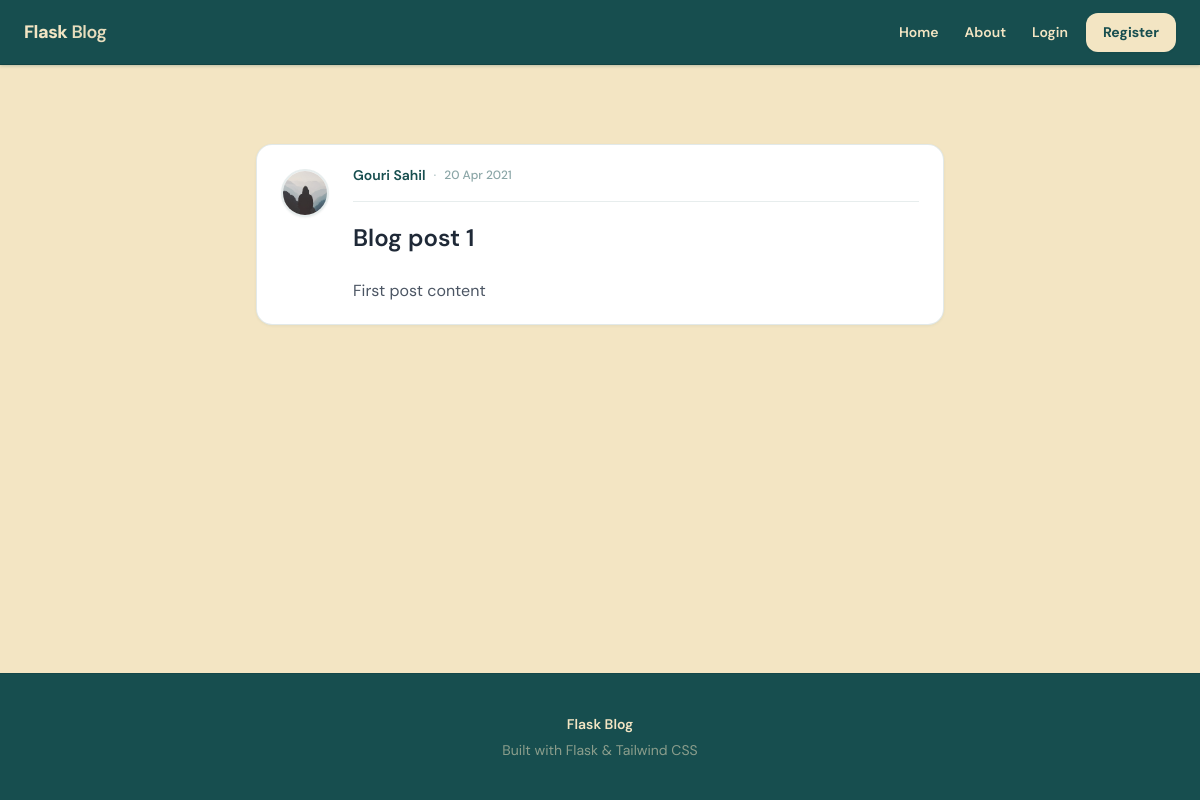
/post/1, run on the app's committed database.
### flaskblog/models.py (models this page shows, shortened)
class User(db.Model, UserMixin):
    id = db.Column(db.Integer, primary_key=True)
    username = db.Column(db.String(20), unique=True, nullable=False)
    email = db.Column(db.String(120), unique=True, nullable=False)
    image_file = db.Column(db.String(20), nullable=False, default='default.jpg')
    password = db.Column(db.String(60), nullable=False)
    posts = db.relationship('Post', backref='author', lazy=True)

class Post(db.Model):
    id = db.Column(db.Integer, primary_key=True)
    title = db.Column(db.String(100), nullable=False)
    date_posted = db.Column(db.DateTime, nullable=False, default=datetime.utcnow)
    content = db.Column(db.Text, nullable=False)
    user_id = db.Column(db.Integer, db.ForeignKey('user.id'), nullable=False)

### flaskblog/posts/routes.py (the view)
@posts.route("/post/<int:post_id>")
def post(post_id):
    post = Post.query.get_or_404(post_id)
    return render_template('post.html', title=post.title, post=post)

### flaskblog/templates/post.html (shortened to what this page needs)
{% extends "layout.html" %}
{% block content %}
	<div class="max-w-3xl mx-auto px-4 py-8">
		<article class="bg-white rounded-xl shadow-sm hover:shadow-md transition p-6 sm:p-8">
			<div class="flex flex-col gap-5 sm:flex-row sm:gap-6">
			<a href="{{ url_for('users.user_posts', username=post.author.username) }}" class="shrink-0 self-start sm:mt-1">
				<img class="h-12 w-12 rounded-full border-2 border-forest/10 object-cover shadow-sm" src="{{ url_for('static', filename='profile_pics/' + post.author.image_file) }}" alt="">
			</a>
			<div class="min-w-0 flex-1">
				<div class="flex flex-wrap items-center gap-2 border-b border-forest/10 pb-4 text-sm">
					<a class="font-semibold text-forest hover:text-forest-light hover:underline" href="{{ url_for('users.user_posts', username=post.author.username) }}">{{ post.author.username }}</a>
					<span class="text-forest/35" aria-hidden="true">·</span>
					<time class="text-xs font-medium tabular-nums text-forest/50">{{ post.date_posted.strftime('%d %b %Y') }}</time>
				</div>
				<h1 class="mt-5 text-2xl font-semibold text-gray-800">{{ post.title }}</h1>
				<div class="post-content-body mt-6 whitespace-pre-line text-gray-600 leading-relaxed">{{ post.content }}</div>
			</div>
		</div>
		</article>
	</div>
{% endblock content %}

### flaskblog/static/main.css (style rules this page uses)
html, :host { line-height: 1.5; -webkit-text-size-adjust: 100%; -moz-tab-size: 4; -o-tab-size: 4; tab-size: 4; font-family: DM Sans, ui-sans-serif, system-ui, sans-serif; font-feature-settings: normal; font-variation-settings: normal; -webkit-tap-highlight-color: transparent; }
body { margin: 0; line-height: inherit; }
h1, h2, h3, h4, h5, h6 { font-size: inherit; font-weight: inherit; }
a { color: inherit; text-decoration: inherit; }
blockquote, dl, dd, h1, h2, h3, h4, h5, h6, hr, figure, p, pre { margin: 0; }
img, svg, video, canvas, audio, iframe, embed, object { display: block; vertical-align: middle; }
img, video { max-width: 100%; height: auto; }
html { scroll-behavior: smooth; }
body { font-family: DM Sans, ui-sans-serif, system-ui, sans-serif; --tw-text-opacity: 1; color: rgb(23 78 79 / var(--tw-text-opacity, 1)); -webkit-font-smoothing: antialiased; -moz-osx-font-smoothing: grayscale; }
.mx-auto { margin-left: auto; margin-right: auto; }
.mt-5 { margin-top: 1.25rem; }
.mt-6 { margin-top: 1.5rem; }
.flex { display: flex; }
.h-12 { height: 3rem; }
.h-full { height: 100%; }
.min-h-screen { min-height: 100vh; }
.w-12 { width: 3rem; }
.min-w-0 { min-width: 0px; }
.max-w-3xl { max-width: 48rem; }
.flex-1 { flex: 1 1 0%; }
.shrink-0 { flex-shrink: 0; }
.flex-col { flex-direction: column; }
.flex-wrap { flex-wrap: wrap; }
.items-center { align-items: center; }
.gap-2 { gap: 0.5rem; }
.gap-5 { gap: 1.25rem; }
.self-start { align-self: flex-start; }
.whitespace-pre-line { white-space: pre-line; }
.rounded-full { border-radius: 9999px; }
.rounded-xl { border-radius: 0.75rem; }
.border-2 { border-width: 2px; }
.border-b { border-bottom-width: 1px; }
.border-forest\/10 { border-color: rgb(23 78 79 / 0.1); }
.bg-white { --tw-bg-opacity: 1; background-color: rgb(255 255 255 / var(--tw-bg-opacity, 1)); }
.bg-\[\#F3E5C3\] { --tw-bg-opacity: 1; background-color: rgb(243 229 195 / var(--tw-bg-opacity, 1)); }
.object-cover { -o-object-fit: cover; object-fit: cover; }
.p-6 { padding: 1.5rem; }
.px-4 { padding-left: 1rem; padding-right: 1rem; }
.py-8 { padding-top: 2rem; padding-bottom: 2rem; }
.pb-4 { padding-bottom: 1rem; }
.text-2xl { font-size: 1.5rem; line-height: 2rem; }
.text-sm { font-size: 0.875rem; line-height: 1.25rem; }
.text-xs { font-size: 0.75rem; line-height: 1rem; }
.font-medium { font-weight: 500; }
.font-semibold { font-weight: 600; }
.tabular-nums { --tw-numeric-spacing: tabular-nums; font-variant-numeric: var(--tw-ordinal) var(--tw-slashed-zero) var(--tw-numeric-figure) var(--tw-numeric-spacing) var(--tw-numeric-fraction); }
.leading-relaxed { line-height: 1.625; }
.text-forest { --tw-text-opacity: 1; color: rgb(23 78 79 / var(--tw-text-opacity, 1)); }
.text-forest\/35 { color: rgb(23 78 79 / 0.35); }
.text-forest\/50 { color: rgb(23 78 79 / 0.5); }
.text-gray-600 { --tw-text-opacity: 1; color: rgb(75 85 99 / var(--tw-text-opacity, 1)); }
.text-gray-800 { --tw-text-opacity: 1; color: rgb(31 41 55 / var(--tw-text-opacity, 1)); }
.shadow-sm { --tw-shadow: 0 1px 2px 0 rgb(0 0 0 / 0.05); --tw-shadow-colored: 0 1px 2px 0 var(--tw-shadow-color); box-shadow: var(--tw-ring-offset-shadow, 0 0 #0000), var(--tw-ring-shadow, 0 0 #0000), var(--tw-shadow); }
.transition { transition-property: color, background-color, border-color, text-decoration-color, fill, stroke, opacity, box-shadow, transform, filter, backdrop-filter; transition-timing-function: cubic-bezier(0.4, 0, 0.2, 1); transition-duration: 150ms; }
@media (min-width: 640px) { .sm\:mt-1 { margin-top: 0.25rem; } }
@media (min-width: 640px) { .sm\:flex-row { flex-direction: row; } }
@media (min-width: 640px) { .sm\:gap-6 { gap: 1.5rem; } }
@media (min-width: 640px) { .sm\:p-8 { padding: 2rem; } }

### flaskblog/templates/layout.html (style rules this page uses)
body.fb-ui { margin:0;min-height:100vh;display:flex;flex-direction:column;font-family:"DM Sans",system-ui,sans-serif;background-color:#F3E5C3;color:#174e4f;-webkit-font-smoothing:antialiased }
main.fb-main article { background:#fff;border:1px solid rgba(23,78,79,.12);border-radius:1rem;padding:1.25rem 1.5rem;margin-bottom:1rem;box-shadow:0 1px 3px rgba(23,78,79,.06) }

### data on the page
User: image_file (placeholder picture), author.username "Gouri Sahil"
Post: date_posted "20 Apr 2021", title "Blog post 1", content "First post content"
